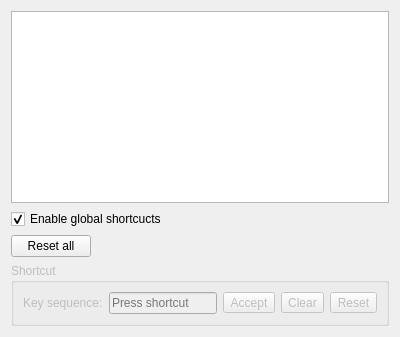
      <widget class="QWidget" name="shortcutsPage">
       <layout class="QVBoxLayout" name="shortcutsLayout">
        <item>
         <widget class="ShortcutsView" name="shortcutsTreeView"/>
        </item>
        <item>
         <widget class="QCheckBox" name="globalShortcutsCheckBox">
          <property name="toolTip">
           <string>&lt;html&gt;&lt;head/&gt;&lt;body&gt;&lt;p&gt;Register global shortcuts in system&lt;/p&gt;&lt;/body&gt;&lt;/html&gt;</string>
          </property>
          <property name="text">
           <string>Enable global shortcucts</string>
          </property>
          <property name="checked">
           <bool>true</bool>
          </property>
         </widget>
        </item>
        <item>
         <widget class="QPushButton" name="resetAllShortcutsButton">
          <property name="sizePolicy">
           <sizepolicy hsizetype="Maximum" vsizetype="Fixed">
            <horstretch>0</horstretch>
            <verstretch>0</verstretch>
           </sizepolicy>
          </property>
          <property name="toolTip">
           <string>&lt;html&gt;&lt;head/&gt;&lt;body&gt;&lt;p&gt;Reset all shortcuts to defaults&lt;/p&gt;&lt;/body&gt;&lt;/html&gt;</string>
          </property>
          <property name="text">
           <string>Reset all</string>
          </property>
         </widget>
        </item>
        <item>
         <widget class="QGroupBox" name="shortcutGroupBox">
          <property name="enabled">
           <bool>false</bool>
          </property>
          <property name="title">
           <string>Shortcut</string>
          </property>
          <layout class="QHBoxLayout" name="shortcutBoxLayout">
           <item>
            <widget class="QLabel" name="shortcutLabel">
             <property name="text">
              <string>Key sequence:</string>
             </property>
            </widget>
           </item>
           <item>
            <widget class="QKeySequenceEdit" name="shortcutSequenceEdit">
             <property name="toolTip">
              <string>&lt;html&gt;&lt;head/&gt;&lt;body&gt;&lt;p&gt;The key sequence for the selected action&lt;/p&gt;&lt;/body&gt;&lt;/html&gt;</string>
             </property>
            </widget>
           </item>
           <item>
            <widget class="QToolButton" name="acceptShortcutButton">
             <property name="toolTip">
              <string>&lt;html&gt;&lt;head/&gt;&lt;body&gt;&lt;p&gt;Accept shortcut&lt;/p&gt;&lt;/body&gt;&lt;/html&gt;</string>
             </property>
             <property name="text">
              <string>Accept</string>
             </property>
             <property name="icon">
              <iconset theme="dialog-ok-apply">
               <normaloff>.</normaloff>.</iconset>
             </property>
            </widget>
           </item>
           <item>
            <widget class="QToolButton" name="clearShortcutButton">
             <property name="toolTip">
              <string>&lt;html&gt;&lt;head/&gt;&lt;body&gt;&lt;p&gt;Clear shortcut&lt;/p&gt;&lt;/body&gt;&lt;/html&gt;</string>
             </property>
             <property name="text">
              <string>Clear</string>
             </property>
             <property name="icon">
              <iconset theme="edit-clear-all">
               <normaloff>.</normaloff>.</iconset>
             </property>
            </widget>
           </item>
           <item>
            <widget class="QToolButton" name="resetShortcutButton">
             <property name="toolTip">
              <string>&lt;html&gt;&lt;head/&gt;&lt;body&gt;&lt;p&gt;Reset shortcut to default&lt;/p&gt;&lt;/body&gt;&lt;/html&gt;</string>
             </property>
             <property name="text">
              <string>Reset</string>
             </property>
             <property name="icon">
              <iconset theme="view-refresh">
               <normaloff>.</normaloff>.</iconset>
             </property>
            </widget>
           </item>
          </layout>
         </widget>
        </item>
       </layout>
      </widget>
